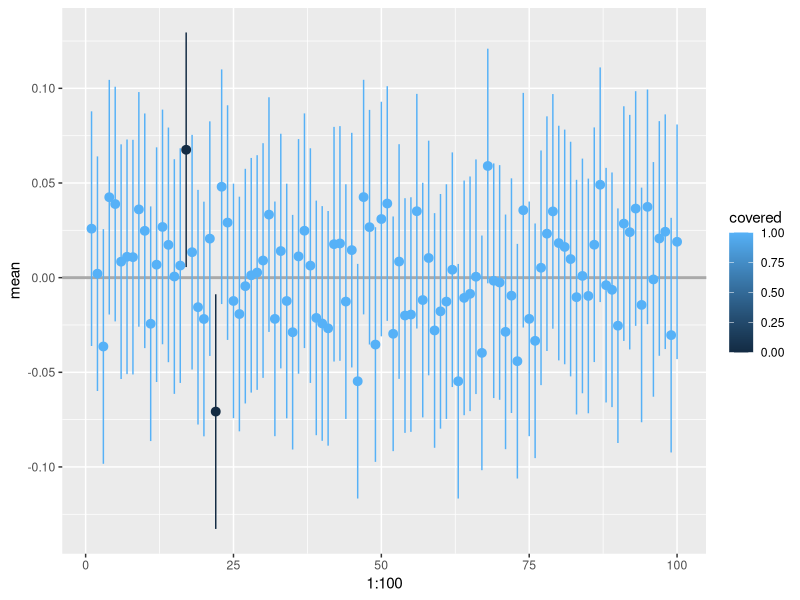

Recreate this plot in R.
set.seed(1996)
#empty dataframe for simulated mean, bias etc
simulated_data<-data.frame()
for(i in 1:100){
  x<-rnorm(1000, 0,1)
  mean_sample<-mean(x)
  abs_bias<-abs(mean_sample)
  se<-1/sqrt(1000)
  lower<-mean_sample-1.96*se
  upper<-mean_sample+1.96*se
  simulated_data[i,1]<-mean_sample
  simulated_data[i,2]<-abs_bias
  simulated_data[i,3]<-se
  simulated_data[i,4]<-lower
  simulated_data[i,5]<-upper
}
colnames(simulated_data)<-c('mean', 'abs bias', 'se', 'lower', 'upper')

simulated_data$covered<-ifelse(simulated_data$lower<0 & 0<simulated_data$upper, 1, 0)

library(ggplot2)
limits <- aes(ymax = upper, ymin = lower)
ggplot(simulated_data, aes(y=mean, x=1:100, colour = covered)) + 
  geom_hline(aes(yintercept = 0), color = "dark grey", size = 1) + 
  geom_pointrange(limits)

#apparently 98 out of 100 cis contained true value, lets verify
mean(simulated_data$covered)

#samples where  ci did not contain population value
no_cover<-simulated_data[simulated_data$covered==0,]
